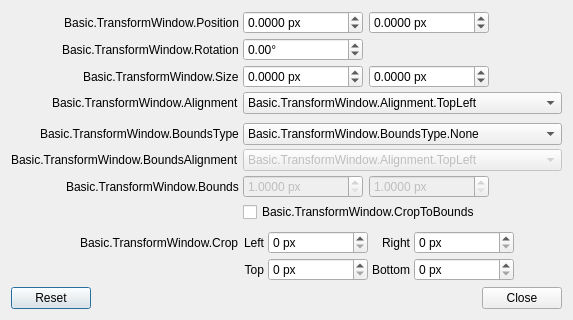
<?xml version="1.0" encoding="UTF-8"?>
<ui version="4.0">
 <class>OBSBasicTransform</class>
 <widget class="QDialog" name="OBSBasicTransform">
  <property name="geometry">
   <rect>
    <x>0</x>
    <y>0</y>
    <width>564</width>
    <height>320</height>
   </rect>
  </property>
  <property name="windowTitle">
   <string>Basic.TransformWindow</string>
  </property>
  <layout class="QVBoxLayout" name="verticalLayout" stretch="0,5,0">
   <item>
    <widget class="QWidget" name="container" native="true">
     <layout class="QFormLayout" name="formLayout">
      <property name="fieldGrowthPolicy">
       <enum>QFormLayout::FieldGrowthPolicy::AllNonFixedFieldsGrow</enum>
      </property>
      <property name="labelAlignment">
       <set>Qt::AlignmentFlag::AlignRight|Qt::AlignmentFlag::AlignTrailing|Qt::AlignmentFlag::AlignVCenter</set>
      </property>
      <property name="horizontalSpacing">
       <number>4</number>
      </property>
      <property name="verticalSpacing">
       <number>4</number>
      </property>
      <property name="leftMargin">
       <number>0</number>
      </property>
      <property name="topMargin">
       <number>0</number>
      </property>
      <property name="rightMargin">
       <number>0</number>
      </property>
      <property name="bottomMargin">
       <number>0</number>
      </property>
      <item row="0" column="0">
       <widget class="QLabel" name="label">
        <property name="sizePolicy">
         <sizepolicy hsizetype="Preferred" vsizetype="Minimum">
          <horstretch>0</horstretch>
          <verstretch>0</verstretch>
         </sizepolicy>
        </property>
        <property name="minimumSize">
         <size>
          <width>170</width>
          <height>0</height>
         </size>
        </property>
        <property name="accessibleName">
         <string>Basic.TransformWindow.Position</string>
        </property>
        <property name="text">
         <string>Basic.TransformWindow.Position</string>
        </property>
        <property name="alignment">
         <set>Qt::AlignmentFlag::AlignRight|Qt::AlignmentFlag::AlignTrailing|Qt::AlignmentFlag::AlignVCenter</set>
        </property>
       </widget>
      </item>
      <item row="0" column="1">
       <widget class="QFrame" name="widget">
        <property name="sizePolicy">
         <sizepolicy hsizetype="Fixed" vsizetype="Preferred">
          <horstretch>0</horstretch>
          <verstretch>0</verstretch>
         </sizepolicy>
        </property>
        <layout class="QHBoxLayout" name="horizontalLayout">
         <property name="leftMargin">
          <number>0</number>
         </property>
         <property name="topMargin">
          <number>0</number>
         </property>
         <property name="rightMargin">
          <number>0</number>
         </property>
         <property name="bottomMargin">
          <number>0</number>
         </property>
         <item>
          <widget class="QDoubleSpinBox" name="positionX">
           <property name="minimumSize">
            <size>
             <width>120</width>
             <height>0</height>
            </size>
           </property>
           <property name="maximumSize">
            <size>
             <width>100</width>
             <height>16777215</height>
            </size>
           </property>
           <property name="accessibleName">
            <string>Basic.TransformWindow.PositionX</string>
           </property>
           <property name="suffix">
            <string> px</string>
           </property>
           <property name="decimals">
            <number>4</number>
           </property>
           <property name="minimum">
            <double>-90001.000000000000000</double>
           </property>
           <property name="maximum">
            <double>90001.000000000000000</double>
           </property>
          </widget>
         </item>
         <item>
          <widget class="QDoubleSpinBox" name="positionY">
           <property name="minimumSize">
            <size>
             <width>120</width>
             <height>0</height>
            </size>
           </property>
           <property name="maximumSize">
            <size>
             <width>100</width>
             <height>16777215</height>
            </size>
           </property>
           <property name="accessibleName">
            <string>Basic.TransformWindow.PositionY</string>
           </property>
           <property name="suffix">
            <string> px</string>
           </property>
           <property name="decimals">
            <number>4</number>
           </property>
           <property name="minimum">
            <double>-90001.000000000000000</double>
           </property>
           <property name="maximum">
            <double>90001.000000000000000</double>
           </property>
          </widget>
         </item>
        </layout>
       </widget>
      </item>
      <item row="1" column="0">
       <widget class="QLabel" name="label_2">
        <property name="accessibleName">
         <string>Basic.TransformWindow.Rotation</string>
        </property>
        <property name="text">
         <string>Basic.TransformWindow.Rotation</string>
        </property>
       </widget>
      </item>
      <item row="1" column="1">
       <widget class="QDoubleSpinBox" name="rotation">
        <property name="sizePolicy">
         <sizepolicy hsizetype="Maximum" vsizetype="Fixed">
          <horstretch>0</horstretch>
          <verstretch>0</verstretch>
         </sizepolicy>
        </property>
        <property name="minimumSize">
         <size>
          <width>120</width>
          <height>0</height>
         </size>
        </property>
        <property name="maximumSize">
         <size>
          <width>100</width>
          <height>16777215</height>
         </size>
        </property>
        <property name="accessibleName">
         <string>Basic.TransformWindow.Rotation</string>
        </property>
        <property name="suffix">
         <string>°</string>
        </property>
        <property name="minimum">
         <double>-360.000000000000000</double>
        </property>
        <property name="maximum">
         <double>360.000000000000000</double>
        </property>
        <property name="singleStep">
         <double>0.100000000000000</double>
        </property>
       </widget>
      </item>
      <item row="2" column="0">
       <widget class="QLabel" name="label_3">
        <property name="accessibleName">
         <string>Basic.TransformWindow.Size</string>
        </property>
        <property name="text">
         <string>Basic.TransformWindow.Size</string>
        </property>
       </widget>
      </item>
      <item row="2" column="1">
       <widget class="QFrame" name="widget_2">
        <property name="sizePolicy">
         <sizepolicy hsizetype="Maximum" vsizetype="Preferred">
          <horstretch>0</horstretch>
          <verstretch>0</verstretch>
         </sizepolicy>
        </property>
        <layout class="QHBoxLayout" name="horizontalLayout_2">
         <property name="leftMargin">
          <number>0</number>
         </property>
         <property name="topMargin">
          <number>0</number>
         </property>
         <property name="rightMargin">
          <number>0</number>
         </property>
         <property name="bottomMargin">
          <number>0</number>
         </property>
         <item>
          <widget class="QDoubleSpinBox" name="sizeX">
           <property name="minimumSize">
            <size>
             <width>120</width>
             <height>0</height>
            </size>
           </property>
           <property name="maximumSize">
            <size>
             <width>100</width>
             <height>16777215</height>
            </size>
           </property>
           <property name="accessibleName">
            <string>Basic.TransformWindow.Width</string>
           </property>
           <property name="suffix">
            <string> px</string>
           </property>
           <property name="decimals">
            <number>4</number>
           </property>
           <property name="minimum">
            <double>-90001.000000000000000</double>
           </property>
           <property name="maximum">
            <double>90001.000000000000000</double>
           </property>
           <property name="singleStep">
            <double>1.000000000000000</double>
           </property>
          </widget>
         </item>
         <item>
          <widget class="QDoubleSpinBox" name="sizeY">
           <property name="minimumSize">
            <size>
             <width>120</width>
             <height>0</height>
            </size>
           </property>
           <property name="maximumSize">
            <size>
             <width>100</width>
             <height>16777215</height>
            </size>
           </property>
           <property name="accessibleName">
            <string>Basic.TransformWindow.Height</string>
           </property>
           <property name="suffix">
            <string> px</string>
           </property>
           <property name="decimals">
            <number>4</number>
           </property>
           <property name="minimum">
            <double>-90001.000000000000000</double>
           </property>
           <property name="maximum">
            <double>90001.000000000000000</double>
           </property>
           <property name="singleStep">
            <double>1.000000000000000</double>
           </property>
          </widget>
         </item>
        </layout>
       </widget>
      </item>
      <item row="3" column="0">
       <widget class="QLabel" name="label_4">
        <property name="accessibleName">
         <string>Basic.TransformWindow.Alignment</string>
        </property>
        <property name="text">
         <string>Basic.TransformWindow.Alignment</string>
        </property>
       </widget>
      </item>
      <item row="3" column="1">
       <widget class="QComboBox" name="align">
        <property name="accessibleName">
         <string>Basic.TransformWindow.Alignment</string>
        </property>
        <property name="currentText">
         <string>Basic.TransformWindow.Alignment.TopLeft</string>
        </property>
        <item>
         <property name="text">
          <string>Basic.TransformWindow.Alignment.TopLeft</string>
         </property>
        </item>
        <item>
         <property name="text">
          <string>Basic.TransformWindow.Alignment.TopCenter</string>
         </property>
        </item>
        <item>
         <property name="text">
          <string>Basic.TransformWindow.Alignment.TopRight</string>
         </property>
        </item>
        <item>
         <property name="text">
          <string>Basic.TransformWindow.Alignment.CenterLeft</string>
         </property>
        </item>
        <item>
         <property name="text">
          <string>Basic.TransformWindow.Alignment.Center</string>
         </property>
        </item>
        <item>
         <property name="text">
          <string>Basic.TransformWindow.Alignment.CenterRight</string>
         </property>
        </item>
        <item>
         <property name="text">
          <string>Basic.TransformWindow.Alignment.BottomLeft</string>
         </property>
        </item>
        <item>
         <property name="text">
          <string>Basic.TransformWindow.Alignment.BottomCenter</string>
         </property>
        </item>
        <item>
         <property name="text">
          <string>Basic.TransformWindow.Alignment.BottomRight</string>
         </property>
        </item>
       </widget>
      </item>
      <item row="4" column="1">
       <spacer name="verticalSpacer">
        <property name="orientation">
         <enum>Qt::Orientation::Vertical</enum>
        </property>
        <property name="sizeHint" stdset="0">
         <size>
          <width>10</width>
          <height>10</height>
         </size>
        </property>
       </spacer>
      </item>
      <item row="5" column="0">
       <widget class="QLabel" name="label_5">
        <property name="accessibleName">
         <string>Basic.TransformWindow.BoundsType</string>
        </property>
        <property name="text">
         <string>Basic.TransformWindow.BoundsType</string>
        </property>
       </widget>
      </item>
      <item row="5" column="1">
       <widget class="QComboBox" name="boundsType">
        <property name="accessibleName">
         <string>Basic.TransformWindow.BoundsType</string>
        </property>
        <item>
         <property name="text">
          <string>Basic.TransformWindow.BoundsType.None</string>
         </property>
        </item>
        <item>
         <property name="text">
          <string>Basic.TransformWindow.BoundsType.Stretch</string>
         </property>
        </item>
        <item>
         <property name="text">
          <string>Basic.TransformWindow.BoundsType.ScaleInner</string>
         </property>
        </item>
        <item>
         <property name="text">
          <string>Basic.TransformWindow.BoundsType.ScaleOuter</string>
         </property>
        </item>
        <item>
         <property name="text">
          <string>Basic.TransformWindow.BoundsType.ScaleToWidth</string>
         </property>
        </item>
        <item>
         <property name="text">
          <string>Basic.TransformWindow.BoundsType.ScaleToHeight</string>
         </property>
        </item>
        <item>
         <property name="text">
          <string>Basic.TransformWindow.BoundsType.MaxOnly</string>
         </property>
        </item>
       </widget>
      </item>
      <item row="6" column="0">
       <widget class="QLabel" name="label_6">
        <property name="accessibleName">
         <string>Basic.TransformWindow.BoundsAlignment</string>
        </property>
        <property name="text">
         <string>Basic.TransformWindow.BoundsAlignment</string>
        </property>
       </widget>
      </item>
      <item row="6" column="1">
       <widget class="QComboBox" name="boundsAlign">
        <property name="enabled">
         <bool>false</bool>
        </property>
        <property name="accessibleName">
         <string>Basic.TransformWindow.BoundsAlignment</string>
        </property>
        <property name="currentText">
         <string>Basic.TransformWindow.Alignment.TopLeft</string>
        </property>
        <item>
         <property name="text">
          <string>Basic.TransformWindow.Alignment.TopLeft</string>
         </property>
        </item>
        <item>
         <property name="text">
          <string>Basic.TransformWindow.Alignment.TopCenter</string>
         </property>
        </item>
        <item>
         <property name="text">
          <string>Basic.TransformWindow.Alignment.TopRight</string>
         </property>
        </item>
        <item>
         <property name="text">
          <string>Basic.TransformWindow.Alignment.CenterLeft</string>
         </property>
        </item>
        <item>
         <property name="text">
          <string>Basic.TransformWindow.Alignment.Center</string>
         </property>
        </item>
        <item>
         <property name="text">
          <string>Basic.TransformWindow.Alignment.CenterRight</string>
         </property>
        </item>
        <item>
         <property name="text">
          <string>Basic.TransformWindow.Alignment.BottomLeft</string>
         </property>
        </item>
        <item>
         <property name="text">
          <string>Basic.TransformWindow.Alignment.BottomCenter</string>
         </property>
        </item>
        <item>
         <property name="text">
          <string>Basic.TransformWindow.Alignment.BottomRight</string>
         </property>
        </item>
       </widget>
      </item>
      <item row="7" column="0">
       <widget class="QLabel" name="label_7">
        <property name="accessibleName">
         <string>Basic.TransformWindow.Bounds</string>
        </property>
        <property name="text">
         <string>Basic.TransformWindow.Bounds</string>
        </property>
       </widget>
      </item>
      <item row="7" column="1">
       <widget class="QFrame" name="widget_3">
        <property name="sizePolicy">
         <sizepolicy hsizetype="Maximum" vsizetype="Preferred">
          <horstretch>0</horstretch>
          <verstretch>0</verstretch>
         </sizepolicy>
        </property>
        <layout class="QHBoxLayout" name="horizontalLayout_3">
         <property name="leftMargin">
          <number>0</number>
         </property>
         <property name="topMargin">
          <number>0</number>
         </property>
         <property name="rightMargin">
          <number>0</number>
         </property>
         <property name="bottomMargin">
          <number>0</number>
         </property>
         <item>
          <widget class="QDoubleSpinBox" name="boundsWidth">
           <property name="enabled">
            <bool>false</bool>
           </property>
           <property name="minimumSize">
            <size>
             <width>120</width>
             <height>0</height>
            </size>
           </property>
           <property name="maximumSize">
            <size>
             <width>100</width>
             <height>16777215</height>
            </size>
           </property>
           <property name="accessibleName">
            <string>Basic.TransformWindow.BoundsWidth</string>
           </property>
           <property name="suffix">
            <string> px</string>
           </property>
           <property name="decimals">
            <number>4</number>
           </property>
           <property name="minimum">
            <double>1.000000000000000</double>
           </property>
           <property name="maximum">
            <double>90001.000000000000000</double>
           </property>
          </widget>
         </item>
         <item>
          <widget class="QDoubleSpinBox" name="boundsHeight">
           <property name="enabled">
            <bool>false</bool>
           </property>
           <property name="minimumSize">
            <size>
             <width>120</width>
             <height>0</height>
            </size>
           </property>
           <property name="maximumSize">
            <size>
             <width>100</width>
             <height>16777215</height>
            </size>
           </property>
           <property name="accessibleName">
            <string>Basic.TransformWindow.BoundsHeight</string>
           </property>
           <property name="suffix">
            <string> px</string>
           </property>
           <property name="decimals">
            <number>4</number>
           </property>
           <property name="minimum">
            <double>1.000000000000000</double>
           </property>
           <property name="maximum">
            <double>90001.000000000000000</double>
           </property>
          </widget>
         </item>
        </layout>
       </widget>
      </item>
      <item row="8" column="1">
       <widget class="QCheckBox" name="cropToBounds">
        <property name="accessibleName">
         <string>Basic.TransformWindow.BoundsAlignment</string>
        </property>
        <property name="text">
         <string>Basic.TransformWindow.CropToBounds</string>
        </property>
       </widget>
      </item>
      <item row="9" column="1">
       <spacer name="verticalSpacer_2">
        <property name="orientation">
         <enum>Qt::Orientation::Vertical</enum>
        </property>
        <property name="sizeHint" stdset="0">
         <size>
          <width>10</width>
          <height>10</height>
         </size>
        </property>
       </spacer>
      </item>
      <item row="10" column="0">
       <widget class="QLabel" name="label_8">
        <property name="accessibleName">
         <string>Basic.TransformWindow.Crop</string>
        </property>
        <property name="text">
         <string>Basic.TransformWindow.Crop</string>
        </property>
       </widget>
      </item>
      <item row="10" column="1">
       <layout class="QGridLayout" name="gridLayout">
        <item row="0" column="1">
         <widget class="QSpinBox" name="cropLeft">
          <property name="sizePolicy">
           <sizepolicy hsizetype="Maximum" vsizetype="Fixed">
            <horstretch>0</horstretch>
            <verstretch>0</verstretch>
           </sizepolicy>
          </property>
          <property name="minimumSize">
           <size>
            <width>100</width>
            <height>0</height>
           </size>
          </property>
          <property name="maximumSize">
           <size>
            <width>100</width>
            <height>16777215</height>
           </size>
          </property>
          <property name="accessibleName">
           <string>Basic.TransformWindow.CropLeft</string>
          </property>
          <property name="suffix">
           <string> px</string>
          </property>
          <property name="maximum">
           <number>100000</number>
          </property>
         </widget>
        </item>
        <item row="0" column="3">
         <widget class="QSpinBox" name="cropRight">
          <property name="sizePolicy">
           <sizepolicy hsizetype="Maximum" vsizetype="Fixed">
            <horstretch>0</horstretch>
            <verstretch>0</verstretch>
           </sizepolicy>
          </property>
          <property name="minimumSize">
           <size>
            <width>100</width>
            <height>0</height>
           </size>
          </property>
          <property name="maximumSize">
           <size>
            <width>100</width>
            <height>16777215</height>
           </size>
          </property>
          <property name="accessibleName">
           <string>Basic.TransformWindow.CropRight</string>
          </property>
          <property name="suffix">
           <string> px</string>
          </property>
          <property name="maximum">
           <number>100000</number>
          </property>
         </widget>
        </item>
        <item row="0" column="0">
         <widget class="QLabel" name="label_9">
          <property name="text">
           <string>Left</string>
          </property>
          <property name="alignment">
           <set>Qt::AlignmentFlag::AlignRight|Qt::AlignmentFlag::AlignTrailing|Qt::AlignmentFlag::AlignVCenter</set>
          </property>
          <property name="buddy">
           <cstring>cropLeft</cstring>
          </property>
         </widget>
        </item>
        <item row="1" column="2">
         <widget class="QLabel" name="label_12">
          <property name="text">
           <string>Bottom</string>
          </property>
          <property name="alignment">
           <set>Qt::AlignmentFlag::AlignRight|Qt::AlignmentFlag::AlignTrailing|Qt::AlignmentFlag::AlignVCenter</set>
          </property>
          <property name="buddy">
           <cstring>cropBottom</cstring>
          </property>
         </widget>
        </item>
        <item row="1" column="1">
         <widget class="QSpinBox" name="cropTop">
          <property name="sizePolicy">
           <sizepolicy hsizetype="Maximum" vsizetype="Fixed">
            <horstretch>0</horstretch>
            <verstretch>0</verstretch>
           </sizepolicy>
          </property>
          <property name="minimumSize">
           <size>
            <width>100</width>
            <height>0</height>
           </size>
          </property>
          <property name="maximumSize">
           <size>
            <width>100</width>
            <height>16777215</height>
           </size>
          </property>
          <property name="accessibleName">
           <string>Basic.TransformWindow.CropTop</string>
          </property>
          <property name="suffix">
           <string> px</string>
          </property>
          <property name="maximum">
           <number>100000</number>
          </property>
         </widget>
        </item>
        <item row="1" column="3">
         <widget class="QSpinBox" name="cropBottom">
          <property name="sizePolicy">
           <sizepolicy hsizetype="Maximum" vsizetype="Fixed">
            <horstretch>0</horstretch>
            <verstretch>0</verstretch>
           </sizepolicy>
          </property>
          <property name="minimumSize">
           <size>
            <width>100</width>
            <height>0</height>
           </size>
          </property>
          <property name="maximumSize">
           <size>
            <width>100</width>
            <height>16777215</height>
           </size>
          </property>
          <property name="accessibleName">
           <string>Basic.TransformWindow.CropBottom</string>
          </property>
          <property name="suffix">
           <string> px</string>
          </property>
          <property name="maximum">
           <number>100000</number>
          </property>
         </widget>
        </item>
        <item row="1" column="0">
         <widget class="QLabel" name="label_11">
          <property name="text">
           <string>Top</string>
          </property>
          <property name="alignment">
           <set>Qt::AlignmentFlag::AlignRight|Qt::AlignmentFlag::AlignTrailing|Qt::AlignmentFlag::AlignVCenter</set>
          </property>
          <property name="buddy">
           <cstring>cropTop</cstring>
          </property>
         </widget>
        </item>
        <item row="0" column="2">
         <widget class="QLabel" name="label_10">
          <property name="text">
           <string>Right</string>
          </property>
          <property name="alignment">
           <set>Qt::AlignmentFlag::AlignRight|Qt::AlignmentFlag::AlignTrailing|Qt::AlignmentFlag::AlignVCenter</set>
          </property>
          <property name="buddy">
           <cstring>cropRight</cstring>
          </property>
         </widget>
        </item>
        <item row="0" column="4">
         <spacer name="horizontalSpacer">
          <property name="orientation">
           <enum>Qt::Orientation::Horizontal</enum>
          </property>
          <property name="sizeHint" stdset="0">
           <size>
            <width>0</width>
            <height>0</height>
           </size>
          </property>
         </spacer>
        </item>
       </layout>
      </item>
     </layout>
    </widget>
   </item>
   <item>
    <spacer name="transformSpacer">
     <property name="orientation">
      <enum>Qt::Orientation::Vertical</enum>
     </property>
     <property name="sizeHint" stdset="0">
      <size>
       <width>0</width>
       <height>10</height>
      </size>
     </property>
    </spacer>
   </item>
   <item>
    <widget class="QDialogButtonBox" name="buttonBox">
     <property name="standardButtons">
      <set>QDialogButtonBox::StandardButton::Close|QDialogButtonBox::StandardButton::Reset</set>
     </property>
    </widget>
   </item>
  </layout>
 </widget>
 <resources/>
 <connections>
  <connection>
   <sender>buttonBox</sender>
   <signal>rejected()</signal>
   <receiver>OBSBasicTransform</receiver>
   <slot>reject()</slot>
   <hints>
    <hint type="sourcelabel">
     <x>20</x>
     <y>20</y>
    </hint>
    <hint type="destinationlabel">
     <x>20</x>
     <y>20</y>
    </hint>
   </hints>
  </connection>
 </connections>
</ui>
